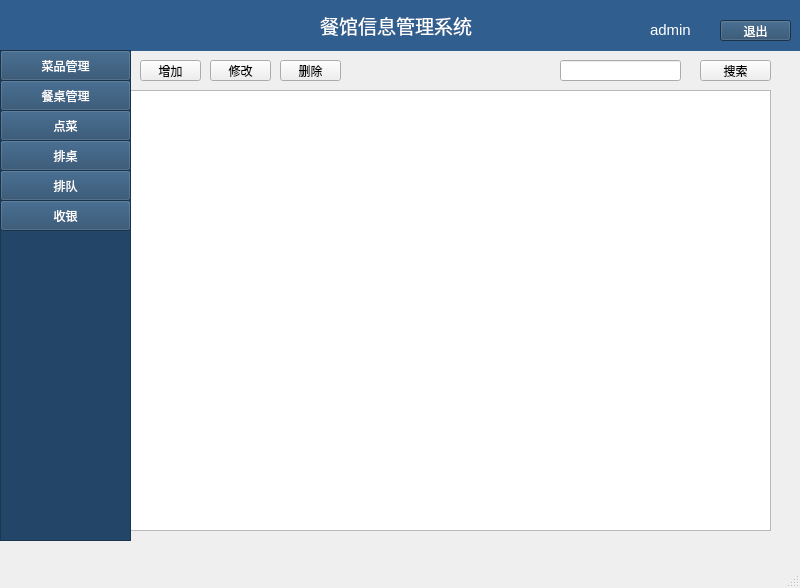
<?xml version="1.0" encoding="UTF-8"?>
<ui version="4.0">
 <class>MainWindow</class>
 <widget class="QMainWindow" name="MainWindow">
  <property name="geometry">
   <rect>
    <x>0</x>
    <y>0</y>
    <width>800</width>
    <height>588</height>
   </rect>
  </property>
  <property name="windowTitle">
   <string>餐馆信息管理系统</string>
  </property>
  <property name="windowIcon">
   <iconset resource="res.qrc">
    <normaloff>:/Logo.jpg</normaloff>:/Logo.jpg</iconset>
  </property>
  <property name="toolTip">
   <string>这是餐厅信息管理系统</string>
  </property>
  <widget class="QWidget" name="centralwidget">
   <property name="styleSheet">
    <string notr="true">Qwidget#centralwidget{background-color: rgb(48, 95, 143)};</string>
   </property>
   <widget class="QStackedWidget" name="stackedWidget">
    <property name="geometry">
     <rect>
      <x>130</x>
      <y>60</y>
      <width>651</width>
      <height>641</height>
     </rect>
    </property>
    <property name="currentIndex">
     <number>1</number>
    </property>
    <widget class="QWidget" name="page1">
     <widget class="QPushButton" name="btn_addDish">
      <property name="geometry">
       <rect>
        <x>10</x>
        <y>0</y>
        <width>61</width>
        <height>21</height>
       </rect>
      </property>
      <property name="text">
       <string>增加</string>
      </property>
     </widget>
     <widget class="QPushButton" name="btn_updDish">
      <property name="geometry">
       <rect>
        <x>80</x>
        <y>0</y>
        <width>61</width>
        <height>21</height>
       </rect>
      </property>
      <property name="text">
       <string>修改</string>
      </property>
     </widget>
     <widget class="QPushButton" name="btn_delDish">
      <property name="geometry">
       <rect>
        <x>150</x>
        <y>0</y>
        <width>61</width>
        <height>20</height>
       </rect>
      </property>
      <property name="text">
       <string>删除</string>
      </property>
     </widget>
     <widget class="QLineEdit" name="lineEdit_search">
      <property name="geometry">
       <rect>
        <x>440</x>
        <y>0</y>
        <width>113</width>
        <height>21</height>
       </rect>
      </property>
     </widget>
     <widget class="QPushButton" name="btn_search">
      <property name="geometry">
       <rect>
        <x>570</x>
        <y>0</y>
        <width>71</width>
        <height>21</height>
       </rect>
      </property>
      <property name="text">
       <string>搜索</string>
      </property>
     </widget>
     <widget class="QTableWidget" name="tableWidget">
      <property name="geometry">
       <rect>
        <x>10</x>
        <y>30</y>
        <width>631</width>
        <height>451</height>
       </rect>
      </property>
      <attribute name="horizontalHeaderStretchLastSection">
       <bool>true</bool>
      </attribute>
      <column>
       <property name="text">
        <string>菜品编号</string>
       </property>
       <property name="font">
        <font>
         <underline>false</underline>
        </font>
       </property>
      </column>
      <column>
       <property name="text">
        <string>名称</string>
       </property>
      </column>
      <column>
       <property name="text">
        <string>分类</string>
       </property>
      </column>
      <column>
       <property name="text">
        <string>主要材料</string>
       </property>
      </column>
      <column>
       <property name="text">
        <string>价格</string>
       </property>
      </column>
     </widget>
    </widget>
    <widget class="QWidget" name="page_2">
     <widget class="QTableWidget" name="tableWidget_2">
      <property name="geometry">
       <rect>
        <x>0</x>
        <y>30</y>
        <width>641</width>
        <height>441</height>
       </rect>
      </property>
      <attribute name="horizontalHeaderStretchLastSection">
       <bool>true</bool>
      </attribute>
     </widget>
     <widget class="QPushButton" name="btn_addTable">
      <property name="geometry">
       <rect>
        <x>10</x>
        <y>0</y>
        <width>61</width>
        <height>21</height>
       </rect>
      </property>
      <property name="text">
       <string>增加</string>
      </property>
     </widget>
     <widget class="QPushButton" name="btn_updTable">
      <property name="geometry">
       <rect>
        <x>80</x>
        <y>0</y>
        <width>61</width>
        <height>21</height>
       </rect>
      </property>
      <property name="text">
       <string>修改</string>
      </property>
     </widget>
     <widget class="QPushButton" name="btn_delTable">
      <property name="geometry">
       <rect>
        <x>150</x>
        <y>0</y>
        <width>61</width>
        <height>21</height>
       </rect>
      </property>
      <property name="text">
       <string>删除</string>
      </property>
     </widget>
     <widget class="QPushButton" name="btn_search2">
      <property name="geometry">
       <rect>
        <x>570</x>
        <y>0</y>
        <width>71</width>
        <height>21</height>
       </rect>
      </property>
      <property name="text">
       <string>搜索</string>
      </property>
     </widget>
     <widget class="QLineEdit" name="lineEdit_search2">
      <property name="geometry">
       <rect>
        <x>430</x>
        <y>0</y>
        <width>121</width>
        <height>21</height>
       </rect>
      </property>
     </widget>
    </widget>
    <widget class="QWidget" name="page_3"/>
   </widget>
   <widget class="QWidget" name="widget" native="true">
    <property name="geometry">
     <rect>
      <x>0</x>
      <y>0</y>
      <width>801</width>
      <height>51</height>
     </rect>
    </property>
    <property name="styleSheet">
     <string notr="true">background-color: rgb(48, 95, 143);
color: rgb(255, 255, 255);</string>
    </property>
    <widget class="QPushButton" name="btn_exit">
     <property name="geometry">
      <rect>
       <x>720</x>
       <y>20</y>
       <width>71</width>
       <height>21</height>
      </rect>
     </property>
     <property name="styleSheet">
      <string notr="true">background-color: rgb(35, 70, 104);
color: rgb(255, 255, 255);</string>
     </property>
     <property name="text">
      <string>退出</string>
     </property>
    </widget>
    <widget class="QLabel" name="label_3">
     <property name="geometry">
      <rect>
       <x>650</x>
       <y>20</y>
       <width>61</width>
       <height>20</height>
      </rect>
     </property>
     <property name="font">
      <font>
       <pointsize>11</pointsize>
      </font>
     </property>
     <property name="text">
      <string>admin</string>
     </property>
    </widget>
    <widget class="QLabel" name="label_2">
     <property name="geometry">
      <rect>
       <x>610</x>
       <y>20</y>
       <width>31</width>
       <height>31</height>
      </rect>
     </property>
     <property name="styleSheet">
      <string notr="true">border-image: url(:/user.jpg);</string>
     </property>
     <property name="text">
      <string/>
     </property>
    </widget>
    <widget class="QLabel" name="label">
     <property name="geometry">
      <rect>
       <x>320</x>
       <y>0</y>
       <width>221</width>
       <height>51</height>
      </rect>
     </property>
     <property name="font">
      <font>
       <family>Microsoft YaHei UI</family>
       <pointsize>14</pointsize>
       <italic>false</italic>
       <bold>false</bold>
      </font>
     </property>
     <property name="styleSheet">
      <string notr="true">font: 14pt &quot;Microsoft YaHei UI&quot;;</string>
     </property>
     <property name="text">
      <string>餐馆信息管理系统</string>
     </property>
    </widget>
   </widget>
   <widget class="QTreeWidget" name="treeWidget">
    <property name="geometry">
     <rect>
      <x>0</x>
      <y>50</y>
      <width>131</width>
      <height>491</height>
     </rect>
    </property>
    <property name="styleSheet">
     <string notr="true">background-color: rgb(35, 70, 104);
color: rgb(255, 255, 255);</string>
    </property>
    <attribute name="headerVisible">
     <bool>false</bool>
    </attribute>
    <column>
     <property name="text">
      <string notr="true">1</string>
     </property>
    </column>
   </widget>
   <widget class="QPushButton" name="btn_1">
    <property name="geometry">
     <rect>
      <x>0</x>
      <y>50</y>
      <width>131</width>
      <height>31</height>
     </rect>
    </property>
    <property name="styleSheet">
     <string notr="true">background-color: rgb(35, 70, 104);
alternate-background-color: rgb(48, 95, 143);
border-color: rgb(35, 70, 104);
color: rgb(255, 255, 255);</string>
    </property>
    <property name="text">
     <string>菜品管理</string>
    </property>
   </widget>
   <widget class="QPushButton" name="btn_2">
    <property name="geometry">
     <rect>
      <x>0</x>
      <y>80</y>
      <width>131</width>
      <height>31</height>
     </rect>
    </property>
    <property name="styleSheet">
     <string notr="true">background-color: rgb(35, 70, 104);
border-color: rgb(35, 70, 104);
color: rgb(255, 255, 255);</string>
    </property>
    <property name="text">
     <string>餐桌管理</string>
    </property>
   </widget>
   <widget class="QPushButton" name="btn_3">
    <property name="geometry">
     <rect>
      <x>0</x>
      <y>110</y>
      <width>131</width>
      <height>31</height>
     </rect>
    </property>
    <property name="styleSheet">
     <string notr="true">background-color: rgb(35, 70, 104);
border-color: rgb(35, 70, 104);
color: rgb(255, 255, 255);</string>
    </property>
    <property name="text">
     <string>点菜</string>
    </property>
   </widget>
   <widget class="QPushButton" name="pushButton_5">
    <property name="geometry">
     <rect>
      <x>0</x>
      <y>140</y>
      <width>131</width>
      <height>31</height>
     </rect>
    </property>
    <property name="styleSheet">
     <string notr="true">background-color: rgb(35, 70, 104);
border-color: rgb(35, 70, 104);
color: rgb(255, 255, 255);</string>
    </property>
    <property name="text">
     <string>排桌</string>
    </property>
   </widget>
   <widget class="QPushButton" name="btn_queue">
    <property name="geometry">
     <rect>
      <x>0</x>
      <y>170</y>
      <width>131</width>
      <height>31</height>
     </rect>
    </property>
    <property name="styleSheet">
     <string notr="true">background-color: rgb(35, 70, 104);
border-color: rgb(35, 70, 104);
color: rgb(255, 255, 255);</string>
    </property>
    <property name="text">
     <string>排队</string>
    </property>
   </widget>
   <widget class="QPushButton" name="pushButton_7">
    <property name="geometry">
     <rect>
      <x>0</x>
      <y>200</y>
      <width>131</width>
      <height>31</height>
     </rect>
    </property>
    <property name="styleSheet">
     <string notr="true">background-color: rgb(35, 70, 104);
border-color: rgb(35, 70, 104);
color: rgb(255, 255, 255);</string>
    </property>
    <property name="text">
     <string>收银</string>
    </property>
   </widget>
  </widget>
  <widget class="QMenuBar" name="menubar">
   <property name="geometry">
    <rect>
     <x>0</x>
     <y>0</y>
     <width>800</width>
     <height>31</height>
    </rect>
   </property>
  </widget>
  <widget class="QStatusBar" name="statusbar"/>
 </widget>
 <resources>
  <include location="res.qrc"/>
 </resources>
 <connections/>
</ui>
